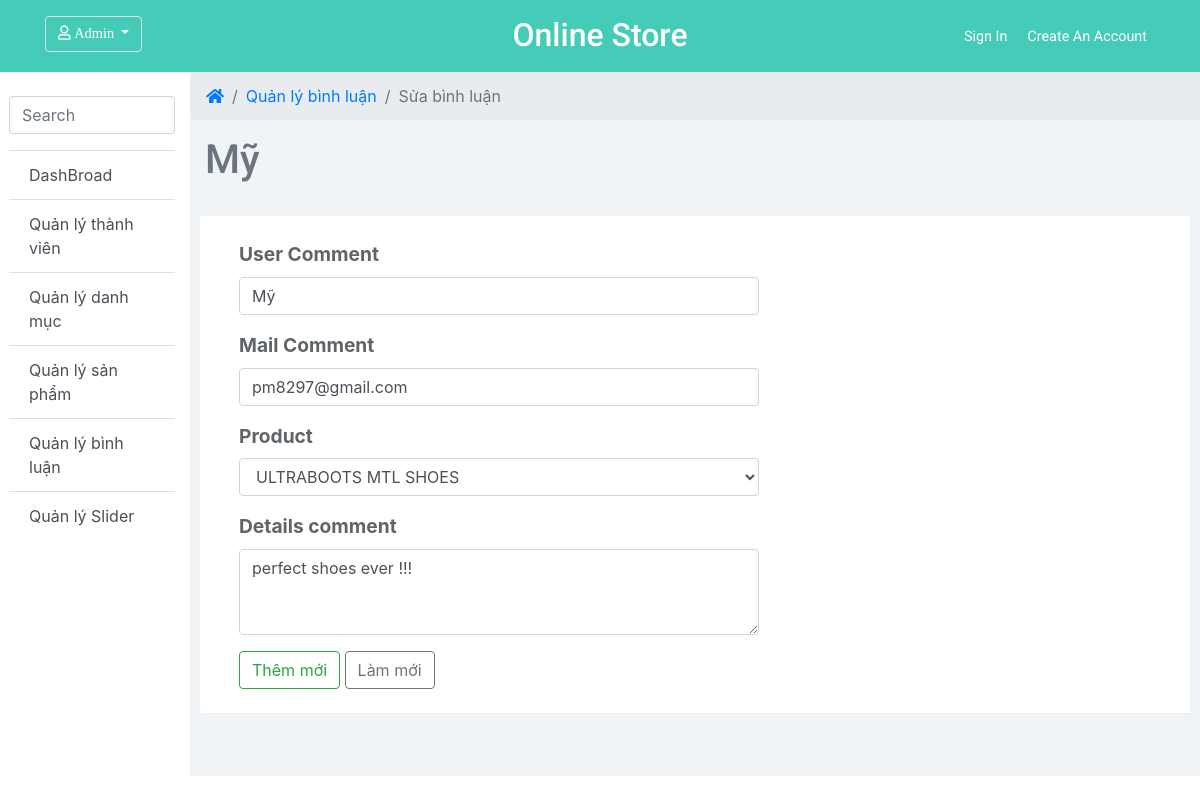
Page /admin/index.php?page_layout=edit_comment&comm_id=1 (signed in) on the committed database.
### tables this page shows
CREATE TABLE `comment` (
  `comm_id` int(11) NOT NULL,
  `prd_id` int(11) NOT NULL,
  `comm_name` varchar(255) NOT NULL,
  `comm_mail` varchar(255) NOT NULL,
  `comm_date` datetime NOT NULL,
  `comm_details` text NOT NULL
);

CREATE TABLE `product` (
  `prd_id` int(11) NOT NULL,
  `cat_id` int(11) NOT NULL,
  `prd_name` varchar(255) NOT NULL,
  `prd_image` varchar(255) NOT NULL,
  `prd_price` int(11) UNSIGNED NOT NULL,
  `prd_warranty` varchar(255) NOT NULL,
  `prd_accessories` varchar(255) NOT NULL,
  `prd_new` varchar(255) NOT NULL,
  `prd_promotion` varchar(255) NOT NULL,
  `prd_status` int(1) NOT NULL,
  `prd_featured` int(1) NOT NULL,
  `prd_details` text NOT NULL
);

### admin/edit_comment.php (the view, shortened to what this page needs)
<?php
    if(isset($_GET['comm_id'])){
        $comm_id = $_GET['comm_id'];
    }
    $sql_comm = "SELECT * FROM comment WHERE comm_id = '$comm_id'";
    $query_comm = mysqli_query($conn, $sql_comm);
    $row_comm = mysqli_fetch_assoc($query_comm);
    $sql_prd = "SELECT * FROM product ORDER BY prd_id ASC";
    $query_prd = mysqli_query($conn, $sql_prd);
?>
        <div class="col-sm-9 col-sm-offset-3 col-lg-10 col-lg-offset-2 bg-graycolor">
            <div class="row d-block">
                <ol class="breadcrumb">
                    <li class="breadcrumb-item"><a href="#"><i class="fas fa-home"></i></a></li>
                    <li class="breadcrumb-item"><a href="#">Quản lý bình luận</a></li>
                    <li class="breadcrumb-item active">Sửa bình luận</li>
                </ol>
            </div>
            <div class="row">
                <div class="col-lg-12">
                    <h1 class="page-header text-secondary"><?php echo $row_comm['comm_name']; ?></h1>
                </div>
            </div>
            <div class="row mt-4">
                <div class="col-lg-12 ">
                    <div class="panel-default">
                        <div class="row bg-white p-4">
                        <div class="col-md-7">
                            <form role="form" method="post" enctype="multipart/form-data">
                                <div class="form-group">
                                    <label>User Comment</label>
                                    <input required type="text" name="comm_name" class="form-control"
                                        placeholder="User Comment" value="<?php echo $row_comm['comm_name']; ?>">
                                </div>
                                    <div class="form-group">
                                    <label>Mail Comment</label>
                                    <input required name="comm_mail" class="form-control" value="<?php echo $row_comm['comm_mail']; ?>">
                                </div>
                                <div class="form-group">
                                <label>Product</label>
                                <select name="prd_id" class="form-control">
                                    <?php
                                        while($row_prd = mysqli_fetch_assoc($query_prd)){
                                    ?>
                                        <option <?php if($row_comm['prd_id'] == $row_prd['prd_id']){echo 'selected';} ?> value=<?php echo $row_prd['prd_id']; ?>><?php echo $row_prd['prd_name']; ?></option>
                                    <?php } ?>
                                    </select>
                                </div>
                                <div class="form-group">
                            <label>Details comment</label>
                            <textarea required name="comm_details" class="form-control" rows="3"><?php echo $row_comm['comm_details']; ?></textarea>
                        </div>
                            <button type="submit" name="sbm" class="btn btn-outline-success">Thêm mới</button>
                            <button type="reset" class="btn btn-outline-secondary">Làm mới</button>
                            </form>
                        </div>
                    </div>
                    </div>
                </div>
            </div>
        </div>

### admin/css/style.css (style rules this page uses)
:root { --light-gray: #2b3032a1; --primary-color: #45ccb8; --border: #2b303218; --text-color: #ff686b; --roboto: "Roboto", sans-serif; --gugi: "Gugi", cursive; --sofia: "Sofia", cursive; }
.bg-graycolor { background-color: #f1f4f7; }
.page-header { font-family: var(--roboto); }
.panel-default { border-bottom: 1px solid #eee; color: #5f6468; padding-right: 25px; padding-left: 10px; }
label { font-weight: 700; font-size: 1.2em; }
.bg-white { background-color: white; }

### rows in the picture
comment: comm_name "Mỹ", comm_mail "pm8297@gmail.com", prd_id "ULTRABOOTS MTL SHOES", comm_details "perfect shoes ever !!!"
